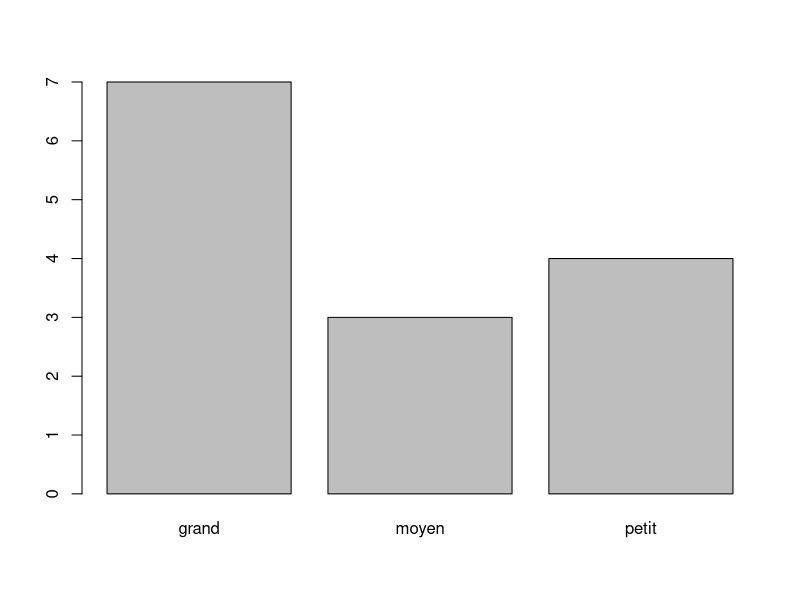

Write R code to recreate this figure.
# TP1 Proba - stats
## 11
# Pays
Pays <- c("Algerie","Australie","Bresil","Inde","Israel","Russie","Suisse","Suede")

# Taux de natalité 
Natalite <- c(36.4,21.6,45,20.9,25,21.2,18.9,14.8)

# Taux de mortalité
Mortalite <- c(14.6,8.7,13.5,12.1,11.7,7.2,9.6,8.8)

# Tableau
Tableau <- data.frame(Pays,Natalite,Mortalite)
print(Tableau)

# 1. Taux de Croissance, TN - TM / 1000
tcs = 18.9-9.6
print('taux de Croissance pop° Suisse pour 1000 personnes :')
print(tcs)

# 2. Taux de Croissance, TN - TM / 0005
tcb =(45-13.5)*5
print('taux de Croissance pop° Bresilienne pour 5000 personnes :')
print(tcb)

# 3.
# 4.
# Les vecteurs sont contenus dans le dataframe Tableau

# 5. Accroissement naturel

Croissance <- Natalite-Mortalite

# 6. Affichage

print(cbind(Pays,Croissance))

# 7. Taux de croissance du deuxieme pays

tc2 <- Croissance[2]
print("taux de croissance du deuxieme pays :")
print(tc2)

# 8. Taux de croissance du pays 3 et 5

tc3_5 <- c(Croissance[3],Croissance[5])
print("taux de croissance des pays 3 et 5 :")
print(tc3_5)

# 9. Taux de croissance de tous les pays sauf le premier

tc_sans1 <- c(Croissance[2 : 8])
print("Taux de croissance de tous les pays sauf le premier")
print(tc_sans1)

# 10. Taux de croissance de tous les pays > 25

tc_sup25 <- Croissance[Natalite>25]
print("Taux de croissance de tous les pays > 25")
print(tc_sup25)

# 11. Nb total de pays considérés

nb_total <- length(Croissance)
print("nombre total pays consideres")
print(nb_total)

# 12. Taux de croissance > 15

Croissance1 <- Croissance[Croissance>15]
print("Taux de croissance > 15")
print(Croissance1)

# 13.

print("Proportion des pays ayant un taux de croissance supérieur à 15 : ")
print(length(Croissance1)/length(Croissance))

# 14.
print("Somme des taux de croissance divisée par le nb de pays : ")
print(sum(Croissance/length(Croissance)))

# 15.

# plot(Natalite,Mortalite)

## 12

# 1.

Y=c(rep("petit",4),rep("grand",7),rep("moyen",3))
table(Y)
table(Y)/length(Y)
Y = as.factor(Y) # pour signaler qu'il s'agit d'une variable qualitative
table(Y)
table(Y)/length(Y)
summary(Y)

# 2. 

Y=c(rep("petit",4),rep("grand",7),rep("moyen",3))
freq=table(Y)
barplot(freq)